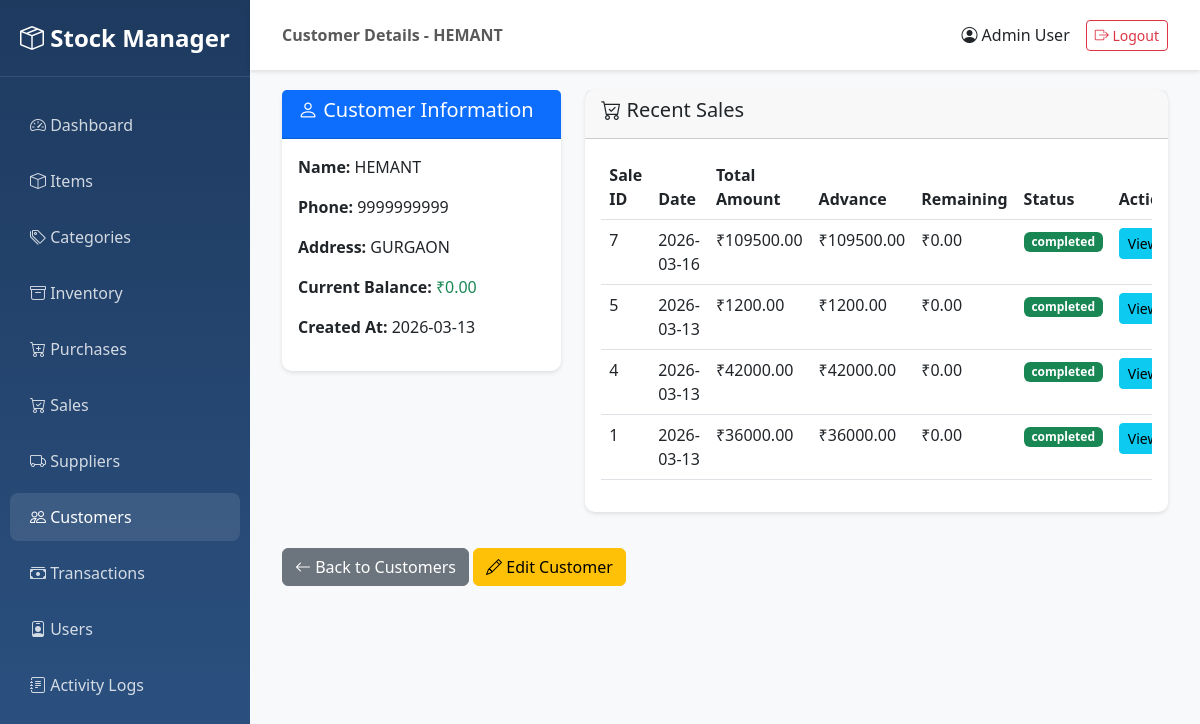
Screenshot of /customers/1/view (signed in) with the database file from the repository.
### app/models/customer.py (models this page shows, shortened)
class Customer(db.Model):
    __tablename__ = 'customers'
    customer_id = db.Column(db.Integer, primary_key=True)
    name = db.Column(db.String(200), nullable=False, index=True)
    phone = db.Column(db.String(20), nullable=True)
    address = db.Column(db.Text, nullable=True)
    current_balance = db.Column(db.Float, nullable=False, default=0.0)
    created_by = db.Column(db.Integer, db.ForeignKey('users.user_id'), nullable=True)
    updated_by = db.Column(db.Integer, db.ForeignKey('users.user_id'), nullable=True)
    created_at = db.Column(db.DateTime, nullable=False, default=datetime.utcnow)
    updated_at = db.Column(db.DateTime, nullable=False, default=datetime.utcnow, onupdate=datetime.utcnow)
    sales = db.relationship('Sale', backref='customer', lazy='dynamic')

### app/models/user.py (models this page shows, shortened)
class User(UserMixin, db.Model):
    __tablename__ = 'users'
    user_id = db.Column(db.Integer, primary_key=True)
    name = db.Column(db.String(100), nullable=False)
    username = db.Column(db.String(50), unique=True, nullable=False, index=True)
    password = db.Column(db.String(255), nullable=False)
    role = db.Column(db.String(20), nullable=False, default='user')  # admin, manager, user
    status = db.Column(db.String(20), nullable=False, default='active')  # active, inactive
    created_by = db.Column(db.Integer, db.ForeignKey('users.user_id'), nullable=True)
    updated_by = db.Column(db.Integer, db.ForeignKey('users.user_id'), nullable=True)
    created_at = db.Column(db.DateTime, nullable=False, default=datetime.utcnow)
    updated_at = db.Column(db.DateTime, nullable=False, default=datetime.utcnow, onupdate=datetime.utcnow)
    logs = db.relationship('Log', backref='user', lazy='dynamic')
    def is_admin(self):
        return self.role == 'admin'

### app/models/sale.py (models this page shows, shortened)
class Sale(db.Model):
    __tablename__ = 'sales'
    sale_id = db.Column(db.Integer, primary_key=True)
    customer_id = db.Column(db.Integer, db.ForeignKey('customers.customer_id'), nullable=False)
    sale_date = db.Column(db.Date, nullable=False, default=datetime.utcnow)
    total_amount = db.Column(db.Float, nullable=False, default=0.0)
    advance_payment = db.Column(db.Float, nullable=False, default=0.0)
    remaining_payment = db.Column(db.Float, nullable=False, default=0.0)
    due_date = db.Column(db.Date, nullable=True)
    status = db.Column(db.String(20), nullable=False, default='pending')  # pending, completed, cancelled
    created_by = db.Column(db.Integer, db.ForeignKey('users.user_id'), nullable=True)
    updated_by = db.Column(db.Integer, db.ForeignKey('users.user_id'), nullable=True)
    created_at = db.Column(db.DateTime, nullable=False, default=datetime.utcnow)
    updated_at = db.Column(db.DateTime, nullable=False, default=datetime.utcnow, onupdate=datetime.utcnow)
    items = db.relationship('SaleItem', backref='sale', lazy='dynamic', cascade='all, delete-orphan')

### app/routes/customers.py (the view)
@customers_bp.route('/<int:customer_id>/view')
@login_required
def view_customer(customer_id):
    customer = Customer.query.get_or_404(customer_id)
    sales = customer.sales.order_by(Sale.created_at.desc()).limit(10).all()
    return render_template('customers/view.html', customer=customer, sales=sales)

### app/templates/customers/view.html (shortened to what this page needs)
{% extends "base.html" %}
{% block page_title %}Customer Details - {{ customer.name }}{% endblock %}
{% block content %}
<div class="container-fluid">
    <div class="row">
        <div class="col-md-4">
            <div class="card">
                <div class="card-header bg-primary text-white">
                    <h5><i class="bi bi-person"></i> Customer Information</h5>
                </div>
                <div class="card-body">
                    <p><strong>Name:</strong> {{ customer.name }}</p>
                    <p><strong>Phone:</strong> {{ customer.phone or 'N/A' }}</p>
                    <p><strong>Address:</strong> {{ customer.address or 'N/A' }}</p>
                    <p><strong>Current Balance:</strong>
                        {% if customer.current_balance > 0 %}
                            <span class="text-danger">₹{{ "%.2f"|format(customer.current_balance) }}</span>
                        {% else %}
                            <span class="text-success">₹0.00</span>
                        {% endif %}
                    </p>
                    <p><strong>Created At:</strong> {{ customer.created_at.strftime('%Y-%m-%d') }}</p>
                </div>
            </div>
        </div>
        <div class="col-md-8">
            <div class="card">
                <div class="card-header">
                    <h5><i class="bi bi-cart-check"></i> Recent Sales</h5>
                </div>
                <div class="card-body">
                    <div class="table-responsive">
                        <table class="table table-hover">
                            <thead>
                                <tr>
                                    <th>Sale ID</th>
                                    <th>Date</th>
                                    <th>Total Amount</th>
                                    <th>Advance</th>
                                    <th>Remaining</th>
                                    <th>Status</th>
                                    <th>Action</th>
                                </tr>
                            </thead>
                            <tbody>
                                {% for sale in sales %}
                                <tr>
                                    <td>{{ sale.sale_id }}</td>
                                    <td>{{ sale.sale_date }}</td>
                                    <td>₹{{ "%.2f"|format(sale.total_amount) }}</td>
                                    <td>₹{{ "%.2f"|format(sale.advance_payment) }}</td>
                                    <td>₹{{ "%.2f"|format(sale.remaining_payment) }}</td>
                                    <td><span class="badge bg-{{ 'success' if sale.status == 'completed' else 'warning' }}">{{ sale.status }}</span></td>
                                    <td>
                                        <a href="{{ url_for('sales.view_sale', sale_id=sale.sale_id) }}" class="btn btn-sm btn-info">View</a>
                                    </td>
                                </tr>
                                {% endfor %}
                            </tbody>
                        </table>
                    </div>
                </div>
            </div>
        </div>
    </div>
    <div class="mt-3">
        <a href="{{ url_for('customers.list_customers') }}" class="btn btn-secondary">
            <i class="bi bi-arrow-left"></i> Back to Customers
        </a>
        <a href="{{ url_for('customers.edit_customer', customer_id=customer.customer_id) }}" class="btn btn-warning">
            <i class="bi bi-pencil"></i> Edit Customer
        </a>
    </div>
</div>
{% endblock %}

### app/templates/base.html (shortened to what this page needs)
<!DOCTYPE html>
<html lang="en">
<head>
    <link href="https://cdn.jsdelivr.net/npm/bootstrap@5.3.0/dist/css/bootstrap.min.css" rel="stylesheet">
    <link rel="stylesheet" href="https://cdn.jsdelivr.net/npm/bootstrap-icons@1.11.0/font/bootstrap-icons.css">
</head>
<body>
    {% if current_user.is_authenticated %}
    <div class="sidebar">
        <div class="brand-logo">
            <i class="bi bi-box-seam"></i> Stock Manager
        </div>
        <ul class="nav flex-column">
            <li class="nav-item">
                <a class="nav-link {% if request.endpoint == 'main.dashboard' %}active{% endif %}" href="{{ url_for('main.dashboard') }}">
                    <i class="bi bi-speedometer2"></i> Dashboard
                </a>
            </li>
            <li class="nav-item">
                <a class="nav-link {% if 'items' in request.endpoint %}active{% endif %}" href="{{ url_for('items.list_items') }}">
                    <i class="bi bi-box"></i> Items
                </a>
            </li>
            <li class="nav-item">
                <a class="nav-link {% if 'categories' in request.endpoint %}active{% endif %}" href="{{ url_for('categories.list_categories') }}">
                    <i class="bi bi-tags"></i> Categories
                </a>
            </li>
            <li class="nav-item">
                <a class="nav-link {% if 'inventory' in request.endpoint %}active{% endif %}" href="{{ url_for('inventory.list_inventory') }}">
                    <i class="bi bi-archive"></i> Inventory
                </a>
            </li>
            <li class="nav-item">
                <a class="nav-link {% if 'purchases' in request.endpoint %}active{% endif %}" href="{{ url_for('purchases.list_purchases') }}">
                    <i class="bi bi-cart-plus"></i> Purchases
                </a>
            </li>
            <li class="nav-item">
                <a class="nav-link {% if 'sales' in request.endpoint %}active{% endif %}" href="{{ url_for('sales.list_sales') }}">
                    <i class="bi bi-cart-check"></i> Sales
                </a>
            </li>
            <li class="nav-item">
                <a class="nav-link {% if 'suppliers' in request.endpoint %}active{% endif %}" href="{{ url_for('suppliers.list_suppliers') }}">
                    <i class="bi bi-truck"></i> Suppliers
                </a>
            </li>
            <li class="nav-item">
                <a class="nav-link {% if 'customers' in request.endpoint %}active{% endif %}" href="{{ url_for('customers.list_customers') }}">
                    <i class="bi bi-people"></i> Customers
                </a>
            </li>
            <li class="nav-item">
                <a class="nav-link {% if 'money' in request.endpoint %}active{% endif %}" href="{{ url_for('money.list_transactions') }}">
                    <i class="bi bi-cash-stack"></i> Transactions
                </a>
            </li>
            {% if current_user.is_admin() %}
            <li class="nav-item">
                <a class="nav-link {% if 'users' in request.endpoint %}active{% endif %}" href="{{ url_for('users.list_users') }}">
                    <i class="bi bi-person-badge"></i> Users
                </a>
            </li>
            <li class="nav-item">
                <a class="nav-link {% if 'logs' in request.endpoint %}active{% endif %}" href="{{ url_for('logs.list_logs') }}">
                    <i class="bi bi-journal-text"></i> Activity Logs
                </a>
            </li>
            {% endif %}
        </ul>
    </div>
    <nav class="navbar navbar-top">
        <div class="container-fluid">
            <span class="navbar-text">
                <strong>{% block page_title %}{% endblock %}</strong>
            </span>
            <div class="d-flex align-items-center">
                <span class="me-3">
                    <i class="bi bi-person-circle"></i> {{ current_user.name }}
                </span>
                <a href="{{ url_for('auth.logout') }}" class="btn btn-outline-danger btn-sm">
                    <i class="bi bi-box-arrow-right"></i> Logout
                </a>
            </div>
        </div>
    </nav>
    <div class="main-content">
        {% block content %}{% endblock %}
    </div>
    {% endif %}
</body>
</html>

### app/templates/base.html (style rules this page uses)
:root { --sidebar-width: 250px; }
body { font-family: 'Segoe UI', Tahoma, Geneva, Verdana, sans-serif; }
.sidebar { position: fixed; top: 0; left: 0; height: 100vh; width: var(--sidebar-width); background: linear-gradient(180deg, #1e3a5f 0%, #2c5282 100%); padding-top: 20px; overflow-y: auto; }
.sidebar .nav-link { color: rgba(255, 255, 255, 0.8); padding: 12px 20px; margin: 4px 10px; border-radius: 8px; transition: all 0.3s; }
.sidebar .nav-link:hover, .sidebar .nav-link.active { background: rgba(255, 255, 255, 0.1); color: white; }
.main-content { margin-left: var(--sidebar-width); padding: 20px; min-height: 100vh; background: #f8f9fa; }
.card { border: none; border-radius: 10px; box-shadow: 0 2px 4px rgba(0,0,0,0.1); margin-bottom: 20px; }
.navbar-top { margin-left: var(--sidebar-width); background: white; box-shadow: 0 2px 4px rgba(0,0,0,0.1); padding: 15px 20px; }
.brand-logo { color: white; font-size: 1.5rem; font-weight: bold; padding: 0 20px 20px; margin-bottom: 20px; border-bottom: 1px solid rgba(255,255,255,0.1); }

### rows the page displays
Customer: name "HEMANT", phone "9999999999", address "GURGAON", created_at "2026-03-13"
User: name "Admin User"
Sale: sale_id "7", sale_date "2026-03-16", total_amount "109500.00", advance_payment "109500.00", remaining_payment "0.00", status "completed"
Sale: sale_id "5", sale_date "2026-03-13", total_amount "1200.00", advance_payment "1200.00", remaining_payment "0.00", status "completed"
Sale: sale_id "4", sale_date "2026-03-13", total_amount "42000.00", advance_payment "42000.00", remaining_payment "0.00", status "completed"
Sale: sale_id "1", sale_date "2026-03-13", total_amount "36000.00", advance_payment "36000.00", remaining_payment "0.00", status "completed"
